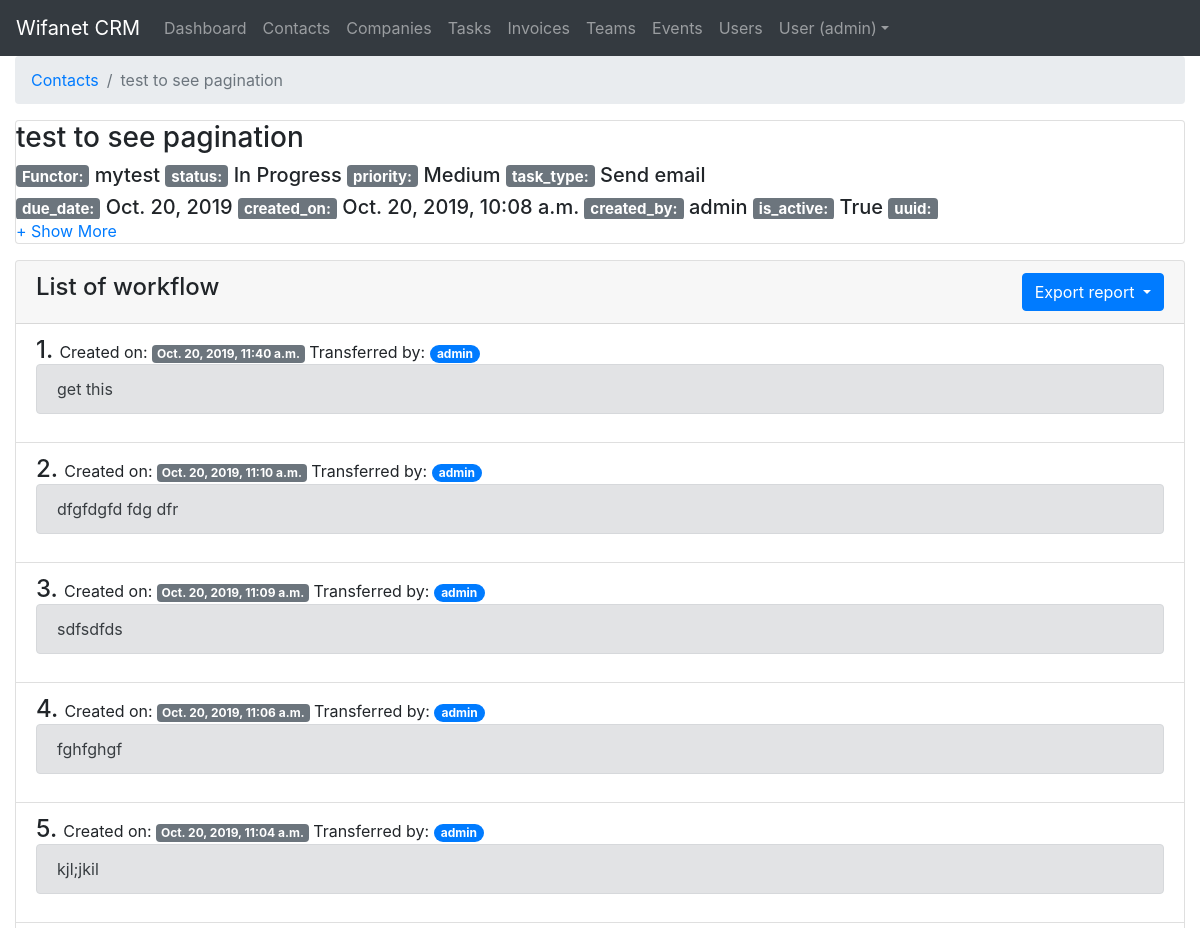
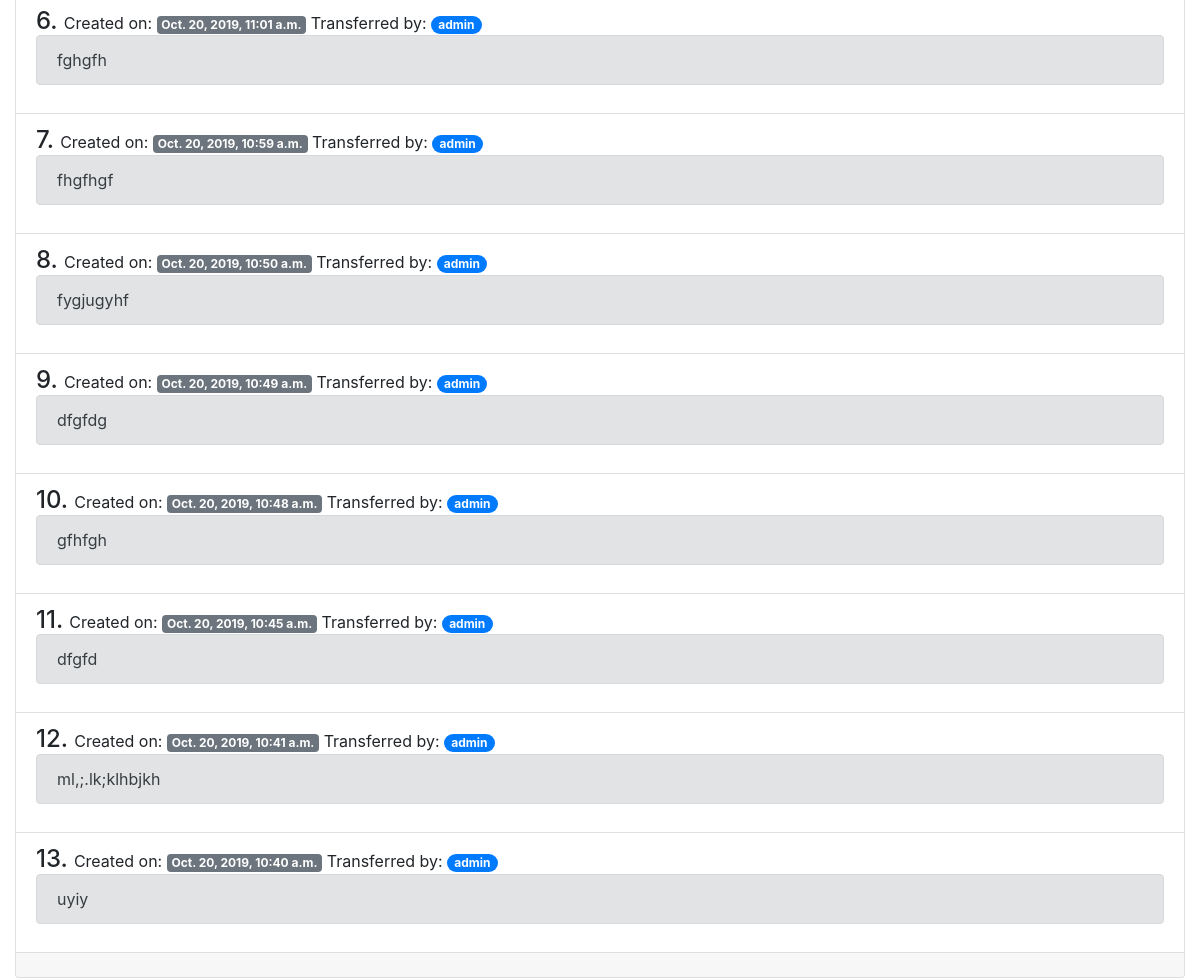
Screenshot of /tasks/detail/12 (signed in) with the database file from the repository (2 pictures, top to bottom).
### users/models.py (models this page shows)
class User(AbstractUser):
    class Meta:
        db_table = 'auth_user'
    '''
    (<django.db.models.fields.AutoField: id>,
    <django.db.models.fields.CharField: password>,
    <django.db.models.fields.DateTimeField: last_login>,
    <django.db.models.fields.BooleanField: is_superuser>,
    <django.db.models.fields.CharField: username>,
    <django.db.models.fields.CharField: first_name>,
    <django.db.models.fields.CharField: last_name>,
    <django.db.models.fields.EmailField: email>,
    <django.db.models.fields.BooleanField: is_staff>,
    <django.db.models.fields.BooleanField: is_active>,
    <django.db.models.fields.DateTimeField: date_joined>)
    '''

### tasks/models.py (models this page shows, shortened)
class Task(models.Model):
    STATUS_CHOICES = (
        ("New", "New"),
        ("In Progress", "In Progress"),
        ("Completed", "Completed")
    )
    PRIORITY_CHOICES = (
        ("Low", "Low"),
        ("Medium", "Medium"),
        ("High", "High")
    )
    TYPE_CHOICES = (
        ("Followup", "Followup"),
        ("Call", "Call"),
        ("Session", "Session"),
        ("Send email", "Send_email"),
        ("Send message", "Send_message"),
    )
    title = models.CharField(_("title"), max_length=200)
    status = models.CharField(_("status"), max_length=50, choices=STATUS_CHOICES)
    priority = models.CharField(_("priority"), max_length=50, choices=PRIORITY_CHOICES)
    task_type = models.CharField(_("task_type"), max_length=50, blank=True, null=True, choices=TYPE_CHOICES)
    due_date = models.DateField(blank=True, null=True)
    created_on = models.DateTimeField(_("Created on"), auto_now_add=True)
    company = models.ForeignKey(Company, default=None, related_name="companies_tasks", on_delete=models.CASCADE)
    created_by = models.ForeignKey(User, related_name='task_created', blank=True, null=True, on_delete=models.SET_NULL)
    is_active = models.BooleanField(default=True)
    deleted = models.BooleanField(null=True, default=False)
    uuid = ShortUUIDField(null=True, unique=True)
    functor = models.ForeignKey(User, related_name='task_functor', blank=True, null=True, on_delete=models.CASCADE)
    last_transferred_on = models.DateTimeField(_("Last transferred on"), blank=True, null=True)
    complete_date = models.DateField(blank=True, null=True)
    objects = TaskManager()
    class Meta:
        ordering = ['-due_date']

class Task_flow(models.Model):
    task = models.ForeignKey(Task, related_name='task', on_delete=models.CASCADE)
    description = models.TextField(blank=True, null=True)
    created_on = models.DateTimeField(_("Created on"), auto_now_add=True)
    transferred_by = models.ForeignKey(User, related_name='task_transferred', blank=True, null=True,
                                       on_delete=models.CASCADE)
    uuid = ShortUUIDField(null=True, unique=True)
    is_seen = models.BooleanField(default=False, null=True)
    objects = Task_flowManager()
    class Meta:
        ordering = ['-created_on']

### tasks/views.py (the view)
# urls.py: path(r'detail/<int:id>', details, name='detail'),
@login_required
def details(request, id):
    obj = None
    if id is not None:
        obj = Task.objects.get(id=id)
    else:
        pass
    if obj is not None:
        task_flow_list = Task_flow.objects.filter(task=obj).order_by('-created_on')
        return render(request, "tasks/detail.html", {'object': obj,
                                                     'task_flow_list': task_flow_list})
    else:
        pass

### companies/models.py (called while the page is built)
    def __str__(self):
        return self.name

### crm/templatetags/mytags.py (called while the page is built)
@register.simple_tag(takes_context=True)
def active(context, pattern_or_urlname):
    try:
        pattern = '^' + reverse(pattern_or_urlname)
    except NoReverseMatch:
        pattern = pattern_or_urlname
    path = context['request'].path
    if re.search(pattern, path):
        return 'active'
    return ''

### tasks/models.py (called while the page is built)
    def get_queryset(self):
        return TaskQuerySet(self.model, using=self._db)

    def get_queryset(self):
        return Task_flowQuerySet(self.model, using=self._db)

### tasks/templates/tasks/detail.html (shortened to what this page needs)
{% extends "base.html" %}
{% block page_title %}
    {% if object is not None %}
        <ol class="breadcrumb">
            <li class="breadcrumb-item"><a href="{% url 'tasks:list' %}">Contacts</a></li>
            <li class="breadcrumb-item active">{{ object.title }}</li>
        </ol>
    {% else %}
        Task Not Found!
    {% endif %}
{% endblock %}
{% block content %}
    {% if object is not None %}
        <div class="card">
            <div id="module" class="w-100">
                <h3>{{ object.title }}</h3>
                <div class="collapse" id="collapseExample" aria-expanded="false">
                    <p class="h5"><span class="badge badge-secondary">Functor:</span> {{ object.functor }}
                        <span class="badge badge-secondary">status:</span> {{ object.status }}
                        <span class="badge badge-secondary">priority:</span> {{ object.priority }}
                        <span class="badge badge-secondary">task_type:</span> {{ object.task_type }}</p>
                    <p class="h5"><span class="badge badge-secondary">due_date:</span> {{ object.due_date }}
                        <span class="badge badge-secondary">created_on:</span> {{ object.created_on }}
                        <span class="badge badge-secondary">created_by:</span> {{ object.created_by }}
                        <span class="badge badge-secondary">is_active:</span> {{ object.is_active }}
                        <span class="badge badge-secondary">uuid:</span> {{ object.uuid }}
                        <span class="badge badge-secondary">company:</span> {{ object.company }}</p>
                </div>
                <a role="button" class="collapsed" data-toggle="collapse" href="#collapseExample" aria-expanded="false"
                   aria-controls="collapseExample"></a>
            </div>
        </div>
        <div class="card mt-3">
            <div class="card-header">
                <span class="h4">List of workflow</span>
                <div class="dropdown float-right">
                    <button class="btn btn-primary dropdown-toggle" type="button" id="dropdownMenuButton"
                            data-toggle="dropdown" aria-haspopup="true" aria-expanded="false">
                        Export report
                    </button>
                </div>
            </div>
            <ul class="list-group list-group-flush">
                {% for item in task_flow_list %}
                    <li class="list-group-item">
                        <span class="h4">{{ forloop.counter }}. </span>
                        Created on: <span class="badge badge-secondary">{{ item.created_on }}</span>
                        Transferred by: <span class="badge badge-primary badge-pill">{{ item.transferred_by }}</span>
                        <p class="alert alert-secondary" role="alert">{{ item.description }}</p>
                    </li>
                {% endfor %}
            </ul>
            <div class="card-footer">
            </div>
        </div>
    {% endif %}
{% endblock %}

### templates/base.html (shortened to what this page needs)
{% url 'contacts:list' as list_contacts %}
{% url 'companies:list' as list_companies %}
{% url 'tasks:list' as list_tasks %}
{% url 'invoices:list' as list_invoices %}
{% url 'users:list' as list_users %}
{% url 'teams:list' as list_teams %}
{% load static %}
<!doctype html>
<html lang="en">
<head>
    <link rel="stylesheet" href="https://stackpath.bootstrapcdn.com/bootstrap/4.3.1/css/bootstrap.min.css"
>
    <link rel="stylesheet" href="https://stackpath.bootstrapcdn.com/bootstrap/4.1.3/css/bootstrap.min.css"
>
    <link rel="stylesheet" href="{% static "css/main.css" %}"></link>
</head>
<body>
<nav class="navbar navbar-expand-lg navbar-dark bg-dark">
    <a class="navbar-brand" href="#">Wifanet CRM</a>
    {% if user.is_authenticated %}
        <div class="collapse navbar-collapse" id="navbarSupportedContent">
            <ul class="navbar-nav mr-auto">
                <li class="nav-item {% if request.path == '/' %}active{% endif %}">
                    <a class="nav-link" href="{% url 'crm:home' %}">Dashboard
                    </a>
                </li>
                <li class="nav-item {% if request.path == list_contacts %}active{% endif %}"><a class="nav-link"
                                                                                                href="{% url 'contacts:list' %}">Contacts</a>
                </li>
                <li class="nav-item {% active '/companies' %}"><a class="nav-link" href="{% url 'companies:list' %}">Companies</a>
                </li>
                <li class="nav-item {% if request.path == list_tasks %}active{% endif %}"><a class="nav-link"
                                                                                             href="{% url 'tasks:list' %}">Tasks</a>
                </li>
                <li class="nav-item {% if request.path == list_invoices %}active{% endif %}"><a class="nav-link"
                                                                                                href="{{ list_invoices }}">Invoices</a>
                </li>
                <li class="nav-item {% if request.path == list_teams %}active{% endif %}"><a class="nav-link"
                                                                                                href="{{ list_teams }}">Teams</a>
                </li>
                <li class="nav-item"><a class="nav-link" href="#">Events</a></li>
                {% if request.user.is_superuser %}
                    <li class="nav-item {% if request.path == list_users %}active{% endif %}"><a class="nav-link"
                                                                                                 href="{{ list_users }}">Users</a>
                {% endif %}
                <li class="nav-item dropdown">
                    <a class="nav-link dropdown-toggle" href="#" id="dropdown01" data-toggle="dropdown"
                       aria-haspopup="true" aria-expanded="false">User ({{ user.username }})</a>
                </li>
            </ul>
        </div>
    {% else %}
        <p>You are not logged in</p>
        <a href="{% url 'login' %}">login</a>
    {% endif %}
</nav>
<div class="container-fluid">
    <nav aria-label="breadcrumb">
        {% block page_title %}{% endblock %}
    </nav>
    <div class="mt-3">
        {% block content %}{% endblock %}
    </div>
</div>
<link rel="stylesheet" href="https://cdnjs.cloudflare.com/ajax/libs/font-awesome/4.7.0/css/font-awesome.min.css">
</body>
</html>

### static_cdn/static_root/css/main.css (style rules this page uses)
#module { width: 500px; }
#module a.collapsed:after { content: '+ Show More'; }
#module #collapseExample.collapse:not(.show) { display: block; height: 3.5em; overflow: hidden; }

### rows the page displays
Task: title "test to see pagination", functor "mytest", status "In Progress", priority "Medium", task_type "Send email", due_date "Oct. 20, 2019", created_on "Oct. 20, 2019, 10:08 a.m.", created_by "admin", is_active "True"
Task_flow: created_on "Oct. 20, 2019, 11:40 a.m.", transferred_by "admin", description "get this"
Task_flow: created_on "Oct. 20, 2019, 11:10 a.m.", transferred_by "admin", description "dfgfdgfd fdg dfr"
Task_flow: created_on "Oct. 20, 2019, 11:09 a.m.", transferred_by "admin", description "sdfsdfds"
Task_flow: created_on "Oct. 20, 2019, 11:06 a.m.", transferred_by "admin", description "fghfghgf"
Task_flow: created_on "Oct. 20, 2019, 11:04 a.m.", transferred_by "admin", description "kjl;jkil"
Task_flow: created_on "Oct. 20, 2019, 11:01 a.m.", transferred_by "admin", description "fghgfh"
Task_flow: created_on "Oct. 20, 2019, 10:59 a.m.", transferred_by "admin", description "fhgfhgf"
Task_flow: created_on "Oct. 20, 2019, 10:50 a.m.", transferred_by "admin", description "fygjugyhf"
Task_flow: created_on "Oct. 20, 2019, 10:49 a.m.", transferred_by "admin", description "dfgfdg"
Task_flow: created_on "Oct. 20, 2019, 10:48 a.m.", transferred_by "admin", description "gfhfgh"
Task_flow: created_on "Oct. 20, 2019, 10:45 a.m.", transferred_by "admin", description "dfgfd"
Task_flow: created_on "Oct. 20, 2019, 10:41 a.m.", transferred_by "admin", description "ml,;.lk;klhbjkh"
Task_flow: created_on "Oct. 20, 2019, 10:40 a.m.", transferred_by "admin", description "uyiy"

### other values shown
{{ user.username }} "admin"
